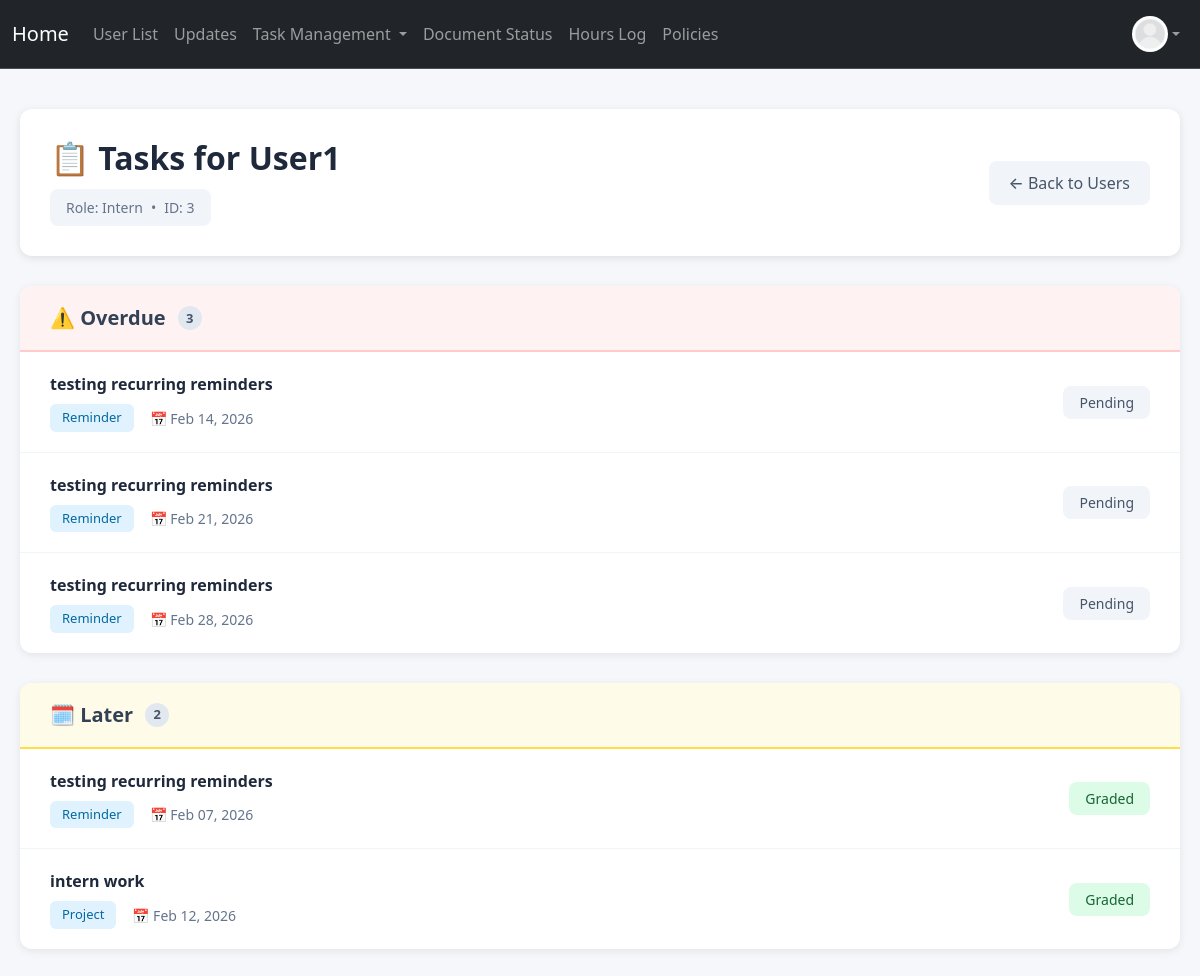
/tasks/user?user_id=3 (signed in), run on an earlier commit of the app's database.
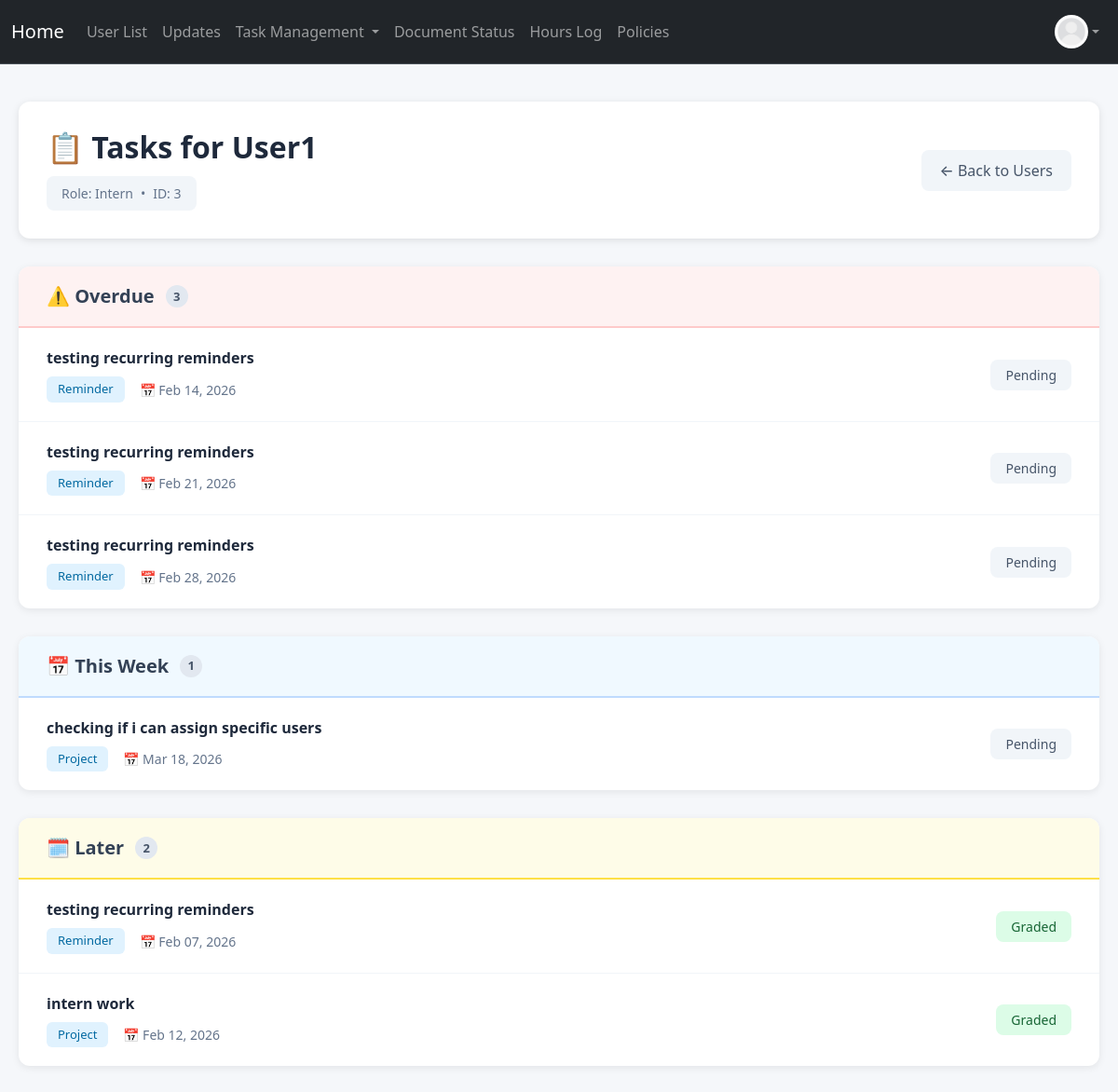
And on a later commit of the database.
### project/models.py (models this page shows)
class TaskAssignment(db.Model):
    __tablename__ = 'task_assignments'
    id: Mapped[int] = mapped_column(primary_key=True)
    task_id: Mapped[int] = mapped_column(db.ForeignKey('tasks.id'), name="fk_taskassign_task_id")
    user_id: Mapped[int] = mapped_column(db.ForeignKey('users.id'), name="fk_taskassign_user_id")
    due_date: Mapped[datetime] = mapped_column(DateTime, nullable=False)
    status: Mapped[str] = mapped_column(default="pending")
    upload: Mapped[bool] = mapped_column(default=False)
    filename: Mapped[str] = mapped_column(nullable=True)
    score: Mapped[float] = mapped_column(nullable=True)
    comments: Mapped[str] = mapped_column(default="")
    task: Mapped["Task"] = relationship("Task", back_populates="assignments")
    user: Mapped["User"] = relationship("User", back_populates="task_assignments")

class Task(db.Model):
    __tablename__ = 'tasks'
    id = db.Column(db.Integer, primary_key=True)
    title = db.Column(db.String(200), nullable=False)
    description = db.Column(db.Text, nullable=False)
    classification = db.Column(db.String(50), nullable=False)  # 'project' or 'reminder'
    assigned_role = db.Column(db.String(50), nullable=False)   # 'intern', 'volunteer', 'board', 'specific'
    created_by = db.Column(db.Integer, db.ForeignKey('users.id'), nullable=False)
    created_at = db.Column(db.DateTime, default=datetime.utcnow)
    is_recurring = db.Column(db.Boolean, default=False)  # Whether this is a recurring reminder
    recurrence_frequency = db.Column(db.String(50), nullable=True)  # 'daily', 'weekly', 'biweekly', 'monthly'
    recurrence_end_date = db.Column(db.Date, nullable=True)  # When to stop creating new assignments
    skip_review = db.Column(db.Boolean, default=False)  # If True, reminder goes straight to 'graded' when completed
    created_by_user = db.relationship('User', foreign_keys=[created_by], backref='created_tasks', lazy=True)
    assignments: Mapped[List["TaskAssignment"]] = relationship(
        "TaskAssignment",
        back_populates="task",
        cascade="all, delete-orphan"
    )

### app.py (the view)
@app.route("/tasks/user", methods=["GET"])
@login_required
@permission_required('board')
def specific_user_tasks():
    user_id = request.args.get('user_id', type=int)
    if not user_id:
        return redirect(url_for('task_status'))
    user = User.query.get_or_404(user_id)
    assignments = TaskAssignment.query.filter_by(user_id=user_id).order_by(TaskAssignment.due_date.asc()).all()
    today = datetime.now().date()
    week_start = today - timedelta(days=today.weekday())
    week_end = week_start + timedelta(days=6)
    next_week_start = week_end + timedelta(days=1)
    next_week_end = next_week_start + timedelta(days=6)
    for assignment in assignments:
        due_date = assignment.due_date.date() if assignment.due_date else None
        if due_date:
            if due_date < today and assignment.status != "done" and assignment.status != "graded":
                assignment.is_overdue = True
                assignment.is_this_week = False
                assignment.is_next_week = False
                assignment.is_later = False
            elif week_start <= due_date <= week_end:
                assignment.is_this_week = True
                assignment.is_overdue = False
                assignment.is_next_week = False
                assignment.is_later = False
            elif next_week_start <= due_date <= next_week_end:
                assignment.is_next_week = True
                assignment.is_this_week = False
                assignment.is_overdue = False
                assignment.is_later = False
            else:
                assignment.is_later = True
                assignment.is_this_week = False
                assignment.is_next_week = False
                assignment.is_overdue = False
        else:
            assignment.is_later = True
            assignment.is_this_week = False
            assignment.is_next_week = False
            assignment.is_overdue = False
    return render_template("specific_user_tasks.html", user=user, assignments=assignments)

### app.py (called while the page is built)
@app.context_processor
def inject_now():
    return {
        'now': datetime.now,
        'today': date.today
    }

### project/models.py (called while the page is built)
@login_manager.user_loader
def load_user(user_id):
    return User.query.get(user_id)

### project/templates/specific_user_tasks.html (shortened to what the changed rows need)
{% extends "base.html" %}
{% block content %}
<div class="tasks-container">
    <div class="page-header">
        <div>
            <h1>📋 Tasks for {{ user.name }}</h1>
        </div>
    </div>
    {% if assignments %}
        {% set overdue_tasks = assignments | selectattr('is_overdue', 'equalto', True) | list %}
        {% if overdue_tasks %}
        <div class="section-card">
            <div class="section-header overdue">
                <h2>⚠️ Overdue</h2>
            </div>
            <ul class="task-list">
                {% for assignment in overdue_tasks %}
                <li class="task-item">
                    <div class="task-main">
                        <div class="task-title">{{ assignment.task.title }}</div>
                        <div class="task-meta">
                            <span class="task-type">{{ assignment.task.classification.title() }}</span>
                            <span class="task-date">
                                📅 {{ assignment.due_date.strftime('%b %d, %Y') if assignment.due_date else 'No date' }}
                            </span>
                        </div>
                    </div>
                    <span class="task-status
                        {% if assignment.status == 'graded' %}status-graded
                        {% elif assignment.status == 'done' %}status-done
                        {% else %}status-pending{% endif %}">
                        {{ assignment.status.replace('_', ' ').title() }}
                    </span>
                </li>
                {% endfor %}
            </ul>
        </div>
        {% endif %}
        {% set this_week_tasks = assignments | selectattr('is_this_week', 'equalto', True) | list %}
        {% if this_week_tasks %}
        <div class="section-card">
            <div class="section-header this-week">
                <h2>📅 This Week</h2>
                <span class="badge-count">{{ this_week_tasks|length }}</span>
            </div>
            <ul class="task-list">
                {% for assignment in this_week_tasks %}
                <li class="task-item">
                    <div class="task-main">
                        <div class="task-title">{{ assignment.task.title }}</div>
                        <div class="task-meta">
                            <span class="task-type">{{ assignment.task.classification.title() }}</span>
                            <span class="task-date">
                                📅 {{ assignment.due_date.strftime('%b %d, %Y') if assignment.due_date else 'No date' }}
                            </span>
                        </div>
                    </div>
                    <span class="task-status
                        {% if assignment.status == 'graded' %}status-graded
                        {% elif assignment.status == 'done' %}status-done
                        {% else %}status-pending{% endif %}">
                        {{ assignment.status.replace('_', ' ').title() }}
                    </span>
                </li>
                {% endfor %}
            </ul>
        </div>
        {% endif %}
        {% set next_week_tasks = assignments | selectattr('is_next_week', 'equalto', True) | list %}
        {% set later_tasks = assignments | selectattr('is_later', 'equalto', True) | list %}
        {% if later_tasks %}
        <div class="section-card">
            <div class="section-header later">
                <h2>🗓️ Later</h2>
            </div>
            <ul class="task-list">
                {% for assignment in later_tasks %}
                <li class="task-item">
                    <div class="task-main">
                        <div class="task-title">{{ assignment.task.title }}</div>
                        <div class="task-meta">
                            <span class="task-type">{{ assignment.task.classification.title() }}</span>
                            <span class="task-date">
                                📅 {{ assignment.due_date.strftime('%b %d, %Y') if assignment.due_date else 'No date' }}
                            </span>
                        </div>
                    </div>
                    <span class="task-status
                        {% if assignment.status == 'graded' %}status-graded
                        {% elif assignment.status == 'done' %}status-done
                        {% else %}status-pending{% endif %}">
                        {{ assignment.status.replace('_', ' ').title() }}
                    </span>
                </li>
                {% endfor %}
            </ul>
        </div>
        {% endif %}
    {% endif %}
</div>
{% endblock %}

What changed in the data, as far as the page shows it:
added TaskAssignment: task "checking if i can assign specific users", task.classification "Project", due_date "Mar 18, 2026", status.replace "Pending", shown under "📅 This Week"
Also different on the page:
{{ this_week_tasks|length }}: (not shown) → "1"
text now shown: "📅 This Week"
